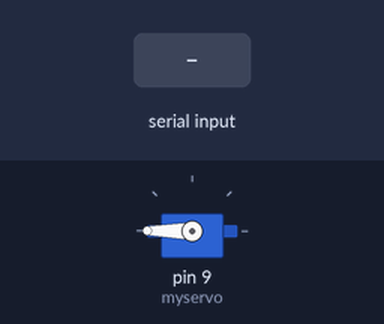
A sketch run on a simulated Arduino Uno, built with avr-gcc and run on an emulated ATmega328P. Parts: servo. The test bench sets the inputs (shaded band). What the sketch prints to the serial monitor is not drawn.

Above: at 1.2 s.
1.3 s: "90,45\n" received over Serial
Timing chart, 0 to 4.3 s (numbered marks = the images above; inputs shaded):
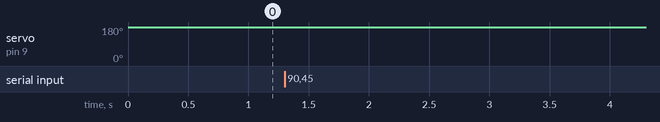

Measured:
- after the input at 1.3 s, servo on pin 9 (myservo): 180° → 179° after 1.3 s

The sketch:

Distance_meter_test.ino
```cpp
/*
 Controlling a servo position using a potentiometer (variable resistor)
 by Michal Rinott <http://people.interaction-ivrea.it/m.rinott>

 modified on 8 Nov 2013
 by Scott Fitzgerald
 http://www.arduino.cc/en/Tutorial/Knob
*/

#include <Servo.h>

Servo myservo;  // create servo object to control a servo

int potpin = 0;  // analog pin used to connect the potentiometer
float a;    // variable to read the value from the analog pin

void setup() {
  Serial.begin(9600);
  myservo.attach(9);
  myservo.write(180);// attaches the servo on pin 9 to the servo object
a = 0;
}

void loop() {
  while (Serial.available()==0);
     a=Serial.parseFloat();
    Serial.print(a);
    Serial.print("______");
             // reads the value of the potentiometer (value between 0 and 1023)
  a = map(a, 0, 0,180, 0);     // scale it to use it with the servo (value between 0 and 180)
  myservo.write(a);
  Serial.println(a);// sets the servo position according to the scaled value
  delay(150);                           // waits for the servo to get there
}
```
